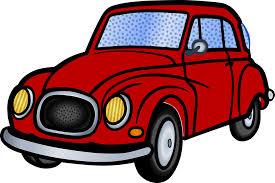
#> input picture auto.jpeg, 275 x 183 px
$ python illumination.py
#> lines starting #> are read from the running program, lines starting #| are printed output that depends on the picture
# FILE FOR ILLUMINATE ANOTHER IMAGE
import cv2
import numpy as np

img1 = cv2.imread('auto.jpeg')
#> img1 is the input picture: shape (183, 275, 3); mean B, G, R 121.3, 117.9, 161.6
a = np.double(img1)
b = a + 15
img2 = np.uint8(b)
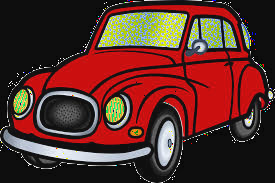
#> img2: shape (183, 275, 3); mean B, G, R 40.5, 46.5, 89.4
cv2.imshow("frame", img1)
cv2.imshow("frame2", img2)
cv2.waitKey(0)
cv2.destroyAllWindows()

$ run again, with descarga.jpeg copied over auto.jpeg
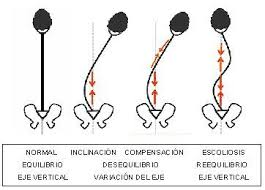
#> input picture descarga.jpeg, 265 x 190 px
#> img1 is the input picture: shape (190, 265, 3); mean B, G, R 234, 234.4, 235.1
#> `img2 = np.uint8(b)`:
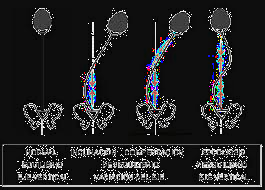
#> img2: shape (190, 265, 3); mean B, G, R 37.8, 36.8, 36.6
